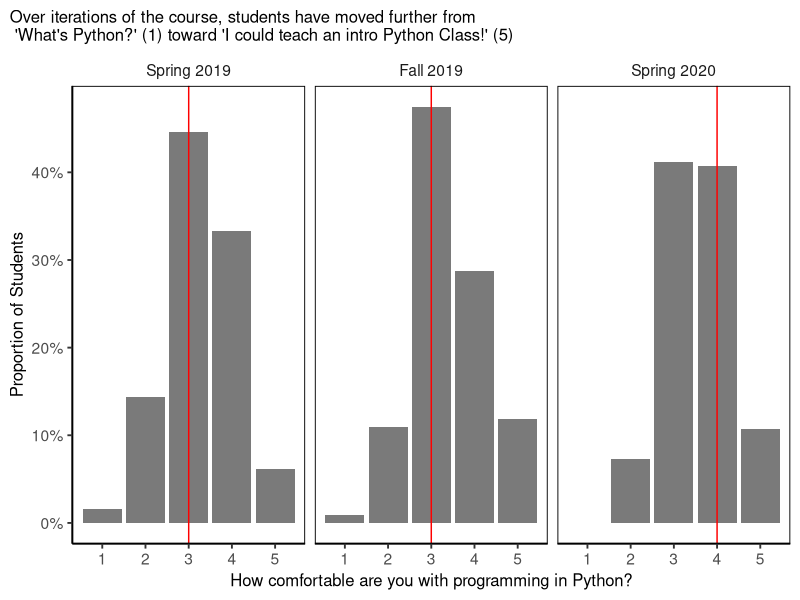
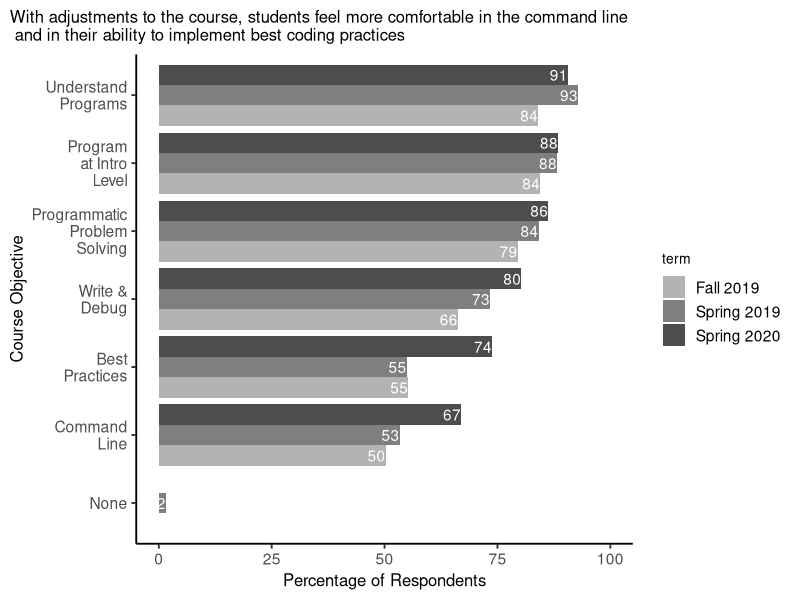

R code for these plots, in order:
## ---- chunk 1
knitr::opts_chunk$set(message = FALSE, warning = FALSE, echo = FALSE, fig.width = 7)
library(tidyverse)
library(reshape2)
## ---- chunk 2
# each quarter's data
sp19 <- read_csv("cogs18_data/cogs18_sp19.csv") %>% 
  mutate(term = "Spring 2019") %>% 
  rename(objectives = `Check all that apply: After COGS18, which of the following skills do you feel you possess?`)
fa19 <- read_csv("cogs18_data/cogs18_fa19.csv") %>% 
  mutate(term = 'Fall 2019') %>% 
  rename(objectives = `Check all that apply: After COGS 18, which of the following skills do you feel you possess?`)
sp20 <- read_csv("cogs18_data/cogs18_sp20.csv") %>% 
  mutate(term = 'Spring 2020') %>% 
  rename(objectives = `Check all that apply: After COGS 18, which of the following skills do you feel you possess?`)

# combine
df <- bind_rows(sp19, fa19, sp20) %>%
  mutate(term = fct_relevel(term, 
            "Spring 2019", "Fall 2019", "Spring 2020"))
## ---- chunk 3
n_sp19 = 275
n_fa19 = 301
n_sp20 = 307
## ---- chunk 4
vline <- df %>% group_by(term) %>% summarize(median = median(`How comfortable are you with programming in Python?`))


ggplot(df, aes(`How comfortable are you with programming in Python?`, group=term)) + 
  geom_bar(aes(y = ..prop.., fill = factor(..x..)), stat="count") + 
  scale_y_continuous(labels=scales::percent) +
  scale_fill_manual(values = rep("gray48", 5)) + 
  facet_grid(~term) +
  geom_vline(data = vline, aes(xintercept = median), color='red') +
  theme_classic(base_size = 14) +
  labs(y = "Proportion of Students",
       title = "Over iterations of the course, students have moved further from \n 'What's Python?' (1) toward 'I could teach an intro Python Class!' (5)") +
  theme(title = element_text(size=10),
        axis.title = element_text(size=12),
        legend.position = "none",
        plot.title.position = "plot",
        strip.background = element_rect(colour=NA, fill=NA),
        panel.border = element_rect(fill = NA, color = "black"))
## ---- chunk 5
calculate_objectives <- function(x){
  objectives <- x %>% 
  select(skills = objectives, term) %>% 
  mutate(`Program at Intro Level` = ifelse(grepl("Program at an introductory", skills), 1, 0),
         `Understand Programs` = ifelse(grepl("Read basic Python programs", skills), 1, 0),
         `Programmatic Problem Solving` = ifelse(grepl("Solve basic problems", skills), 1, 0),
         `Write & Debug` = ifelse(grepl("Write and debug small Python programs", skills), 1, 0),
         `Command Line` = ifelse(grepl("Execute Python programs", skills), 1, 0),
         `Best Practices` = ifelse(grepl("Describe and implement best practices", skills), 1, 0),
         `None` = ifelse(grepl("None of the above", skills), 1, 0),
  ) %>% 
  select(-skills)
  
  obj <- melt(objectives) %>% 
  group_by(term, variable) %>% 
  summarise(n = sum(value), perc = sum(value)/nrow(objectives) * 100) 
  
  return(obj)
}

obj_sp19 <- calculate_objectives(sp19)
obj_fa19 <- calculate_objectives(fa19)
obj_sp20 <- calculate_objectives(sp20)

obj <- bind_rows(obj_sp19, obj_fa19, obj_sp20) %>%
  ungroup() %>%
  mutate(term = fct_relevel(term, 
            "sp19", "fa19", "sp20"))

ggplot(obj, aes(x=reorder(variable, perc), y = perc, fill = term)) +
  geom_bar(stat = "identity", position="dodge") +
  geom_text(aes(x=reorder(variable, perc), y = perc, label=round(perc,0)), 
            colour=("white"),
            vjust=0.5, hjust=1, position=position_dodge(width=0.9)) +
  scale_x_discrete(labels = function(x) str_wrap(x, width = 10)) +
  scale_fill_manual(values = c("gray70", "gray50", "gray30")) + 
  theme_classic(base_size = 14) +
  labs(y = "Percentage of Respondents",
       x = "Course Objective",
       title = "With adjustments to the course, students feel more comfortable in the command line \n and in their ability to implement best coding practices") +
  ylim(0,100) +
  coord_flip()  +
  theme(title = element_text(size=10),
        axis.title = element_text(size=12),
        plot.title.position = "plot")
